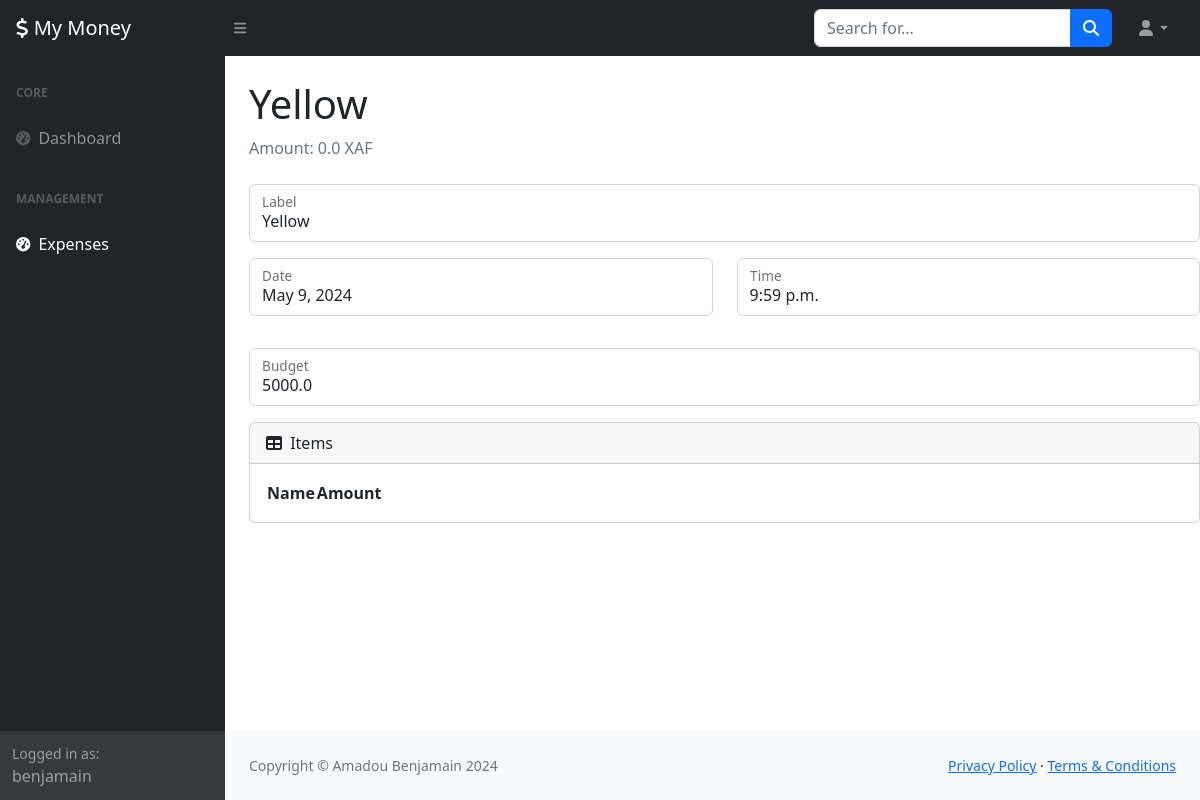
The page /expenses/6/show (signed in) on the database its author committed.
### App/models.py (models this page shows, shortened)
class Expense(models.Model):
    label = models.CharField("label", max_length=30)
    date = models.DateField("date")
    time = models.TimeField("time")
    budget = models.FloatField("budget")
    user = models.ForeignKey(User, on_delete=models.CASCADE)
    @property
    def amount(self):
        amount = 0.0
        for item in self.items.all():
            amount += item.amount
        return amount

### App/views.py (the view)
# urls.py: path('expenses/<int:id>/show', showExpense, name="show_expense"),
@login_required
def showExpense(request: HttpRequest, id: int):
    context = dict()
    context['xtitle'] = "Expenses"
    context['expense'] = Expense.objects.get(id=id)
    expense = context['expense']
    return render(request, expense.label, "Amount: " + str(expense.amount) + " XAF", "expenses/show.html", context)

### App/views.py (called while the page is built)
def render(request: HttpRequest, title: str, subTitle: str, template: str, context: Mapping[str, Any] = None):
    if (context == None):
        context = dict()
    context['title'] = title
    context['sub_title'] = subTitle
    if ("xtitle" not in context.keys()):
        context['xtitle'] = title
    return renderView(request, template, context)

### App/templates/expenses/show.html (shortened to what this page needs)
{% extends 'base.html' %}
{% block content %}
<div class="ms-4">
    <div class="form-floating mb-3">
        <input class="form-control" id="inputEmail" type="text" name="label" value="{{ expense.label }}" />
        <label for="inputEmail">Label</label>
    </div>
    <div class="row mb-3">
        <div class="col-md-6">
            <div class="form-floating mb-3 mb-md-0">
                <p class="form-control">{{ expense.date }}</p>
                <label for="inputFirstName">Date</label>
            </div>
        </div>
        <div class="col-md-6">
            <div class="form-floating">
                <p class="form-control" id="inputLastName">{{ expense.time }}</p>
                <label for="inputLastName">Time</label>
            </div>
        </div>
    </div>
    <div class="form-floating mb-3">
        <p class="form-control" >{{ expense.budget }}</p>
        <label for="inputEmail">Budget</label>
    </div>
    <div class="card">
        <div class="card-header col">
            <i class="fas fa-table me-1"></i> Items
        </div>
        <div class="card-body">
            <table id="datatablesSimple">
                <thead>
                    <tr>
                        <th>Name</th>
                        <th>Amount</th>
                    </tr>
                </thead>
            </table>
        </div>
    </div>
</div>
{% endblock %}

### App/templates/base.html (shortened to what this page needs)
{% load static %}
<!DOCTYPE html>
<html lang="en">
    <head>
        <link href="{% static 'js/bootstrap/css/bootstrap.min.css'%}" rel="stylesheet" />
        <link href="https://cdn.jsdelivr.net/npm/simple-datatables@7.1.2/dist/style.min.css" rel="stylesheet" />
        <link href="{% static 'css/styles.css'%}" rel="stylesheet" />
    </head>
    <body class="sb-nav-fixed">
        <nav class="sb-topnav navbar navbar-expand navbar-dark bg-dark">
            <a class="navbar-brand ps-3" href="{% url 'dashboard' %}"><i class="fas fa-dollar"></i> My Money</a>
            <button class="btn btn-link btn-sm order-1 order-lg-0 me-4 me-lg-0" id="sidebarToggle" href="#!"><i class="fas fa-bars"></i></button>
            <form class="d-none d-md-inline-block form-inline ms-auto me-0 me-md-3 my-2 my-md-0">
                <div class="input-group">
                    <input class="form-control" type="text" placeholder="Search for..." aria-label="Search for..." aria-describedby="btnNavbarSearch" />
                    <button class="btn btn-primary" id="btnNavbarSearch" type="button"><i class="fas fa-search"></i></button>
                </div>
            </form>
            <ul class="navbar-nav ms-auto ms-md-0 me-3 me-lg-4">
                <li class="nav-item dropdown">
                    <a class="nav-link dropdown-toggle" id="navbarDropdown" href="#" role="button" data-bs-toggle="dropdown" aria-expanded="false"><i class="fas fa-user fa-fw"></i></a>
                </li>
            </ul>
        </nav>
        <div id="layoutSidenav">
            <div id="layoutSidenav_nav">
                <nav class="sb-sidenav accordion sb-sidenav-dark" id="sidenavAccordion">
                    <div class="sb-sidenav-menu">
                        <div class="nav">
                            <div class="sb-sidenav-menu-heading">Core</div>
                            <a class="nav-link {% if xtitle == 'Dashboard' %}active{% endif %}" href="{% url 'dashboard' %}">
                                <div class="sb-nav-link-icon"><i class="fas fa-tachometer-alt"></i></div>
                                Dashboard
                            </a>
                            <div class="sb-sidenav-menu-heading">Management</div>
                            <a class="nav-link {% if xtitle == 'Expenses' %}active{% endif %}" href="{% url 'expenses' %}">
                                <div class="sb-nav-link-icon"><i class="fas fa-tachometer-alt"></i></div>
                                Expenses
                            </a>
                        </div>
                    </div>
                    <div class="sb-sidenav-footer">
                        <div class="small">Logged in as:</div>
                        {{ user.username }}
                    </div>
                </nav>
            </div>
            <div id="layoutSidenav_content">
                <main>
                    <div class="container-fluid px-4">
                        <h1 class="mt-4">{{ title }}</h1>
                        <ol class="breadcrumb mb-4">
                            <li class="breadcrumb-item active">{{ sub_title }}</li>
                        </ol>
                    </div>
                    {% block content %}
                    {% endblock %}
                </main>
                <footer class="py-4 bg-light mt-auto">
                    <div class="container-fluid px-4">
                        <div class="d-flex align-items-center justify-content-between small">
                            <div class="text-muted">Copyright &copy; Amadou Benjamain 2024</div>
                            <div>
                                <a href="#">Privacy Policy</a>
                                &middot;
                                <a href="#">Terms &amp; Conditions</a>
                            </div>
                        </div>
                    </div>
                </footer>
            </div>
        </div>
    </body>
</html>

### rows shown on the page
Expense: label "Yellow", date "May 9, 2024", time "9:59 p.m.", budget "5000.0"

### other values the page prints
{{ user.username }} "benjamain"
{{ sub_title }} "Amount: 0.0 XAF"
